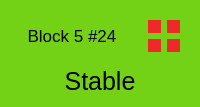
               <widget class="QWidget" name="cell_n24" native="true">
                <property name="styleSheet">
                 <string notr="true">background-color: rgb(115, 210, 22);
border-color: rgb(255, 255, 255);</string>
                </property>
                <layout class="QGridLayout" name="gridLayout_89">
                 <item row="0" column="0">
                  <widget class="QLabel" name="n24">
                   <property name="font">
                    <font>
                     <pointsize>13</pointsize>
                    </font>
                   </property>
                   <property name="text">
                    <string>Block 5 #24</string>
                   </property>
                   <property name="alignment">
                    <set>Qt::AlignCenter</set>
                   </property>
                  </widget>
                 </item>
                 <item row="0" column="1">
                  <widget class="QWidget" name="w24" native="true">
                   <property name="sizePolicy">
                    <sizepolicy hsizetype="Fixed" vsizetype="Fixed">
                     <horstretch>0</horstretch>
                     <verstretch>0</verstretch>
                    </sizepolicy>
                   </property>
                   <property name="minimumSize">
                    <size>
                     <width>50</width>
                     <height>50</height>
                    </size>
                   </property>
                   <property name="maximumSize">
                    <size>
                     <width>50</width>
                     <height>50</height>
                    </size>
                   </property>
                   <layout class="QGridLayout" name="gridLayout_90">
                    <item row="0" column="0">
                     <widget class="QWidget" name="n24_mainsys" native="true">
                      <property name="styleSheet">
                       <string notr="true">background-color: rgb(239, 41, 41);</string>
                      </property>
                     </widget>
                    </item>
                    <item row="0" column="1">
                     <widget class="QWidget" name="n24_mainradar" native="true">
                      <property name="styleSheet">
                       <string notr="true">background-color: rgb(239, 41, 41);</string>
                      </property>
                     </widget>
                    </item>
                    <item row="1" column="0">
                     <widget class="QWidget" name="n24_subsys" native="true">
                      <property name="styleSheet">
                       <string notr="true">background-color: rgb(239, 41, 41);</string>
                      </property>
                     </widget>
                    </item>
                    <item row="1" column="1">
                     <widget class="QWidget" name="n24_subradar" native="true">
                      <property name="styleSheet">
                       <string notr="true">background-color: rgb(239, 41, 41);</string>
                      </property>
                     </widget>
                    </item>
                   </layout>
                  </widget>
                 </item>
                 <item row="1" column="0" colspan="2">
                  <widget class="QLabel" name="n24_display">
                   <property name="font">
                    <font>
                     <pointsize>19</pointsize>
                    </font>
                   </property>
                   <property name="styleSheet">
                    <string notr="true">border-color: rgb(255, 255, 255);</string>
                   </property>
                   <property name="text">
                    <string>Stable</string>
                   </property>
                   <property name="alignment">
                    <set>Qt::AlignCenter</set>
                   </property>
                  </widget>
                 </item>
                </layout>
               </widget>
